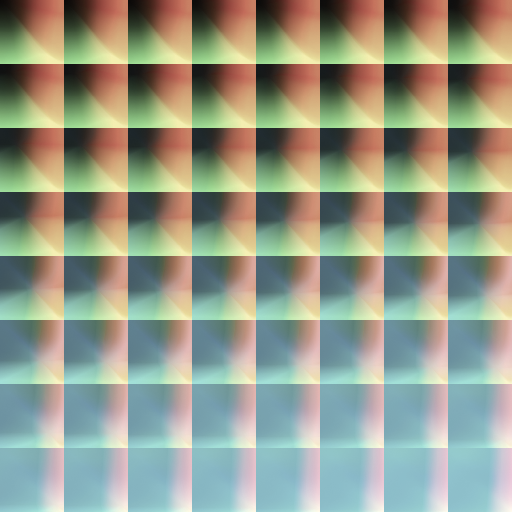
#> input picture lut/lookup_my.png, 512 x 512 px
$ python vhs.py   (Python 2 division)
#> lines starting #> are read from the running program, lines starting #| are printed output that depends on the picture
### mylut.py
from cv2 import cv2
import numpy as np
import time

class MYLUT:
    '''
    originlut.shape
    (512, 512, 3) [0, 63]
    '''
    def __init__(self, lutpath='lut/lookup_my.png'):
#> called with lutpath = 'lut/lookup_my.png'
        lut = cv2.imread(lutpath)
#> lut is the input picture: shape (512, 512, 3); mean B, G, R 136.3, 153.8, 148.7
        cube64rows = 8
        cube64size = 64
        # cube256rows = 16
        cube256size = 256
        cubescale = cube256size / cube64size
        reshapelut = np.zeros((cube256size, cube256size, cube256size, 3))
        # largerlut = np.zeros((cube256rows * cube256size, cube256rows * cube256size, 3), dtype=np.uint8)
        for i in range(cube64size):
            cx = (i % cube64rows) * cube64size
            cy = (i / cube64rows) * cube64size
            cube64 = lut[cy:cy + cube64size, cx:cx + cube64size]
            _rows, _cols, _ = cube64.shape
            if _rows == 0 or _cols == 0:
                continue
            cube256 = cv2.resize(cube64, (cube256size, cube256size))
            i = i * cubescale
            for k in range(cubescale):
                reshapelut[i + k] = cube256
#> this loop made 64 passes
#> pass 1, in __init__, `cube64 = lut[cy:cy + cube64size, cx:cx + cube64size]`:
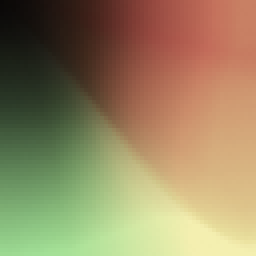
#> cube64: shape (64, 64, 3) (shown 4 times larger); mean B, G, R 95.6, 133, 149.2
#> after the loop:
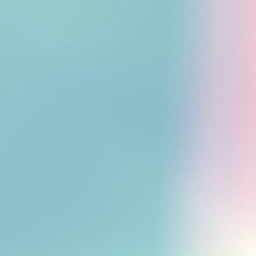
#> cube64: shape (64, 64, 3) (shown 4 times larger); mean B, G, R 207.9, 198.4, 164.1
                # create a lager lut image
                # index = i + k
                # index_y = (index / cube256rows) * cube256size
                # index_x = (index % cube256rows) * cube256size
                # largerlut[index_y: index_y+cube256size, index_x: index_x + cube256size] = cube256
        self.lut = reshapelut
        # cv2.imshow('largetlut', cv2.resize(largerlut, (512, 512)))
        # cv2.waitKey(0)

    # [7 lines left out: function imageInLut, not called in this run]

        # [5 lines of commented-out code are left out]

# [12 lines that do not run on import are left out]

### vhs.py
# pyyy

from cv2 import cv2
import numpy as np
import os
import time
import argparse
from tqdm import tqdm

import mylut

# lut
lut = mylut.MYLUT(lutpath='lut/lookup_my.png')
# sharpen
sharpkernel = np.array([[0, -1, 0], [-1, 5, -1], [0, -1, 0]])

# [38 lines left out: functions purpleEdge, MyStyle, not called in this run]

def HandleImage(src):
    res = MyStyle(src)
    return res

def doWithVideo(src, output = 'out.mp4', encodewith264 = True, framepersecond = 30, interlaced = True, perferheight = 720):
    cap = cv2.VideoCapture(src)
    width = cap.get(cv2.CAP_PROP_FRAME_WIDTH)
    height = cap.get(cv2.CAP_PROP_FRAME_HEIGHT)
    fps = cap.get(cv2.CAP_PROP_FPS)
    framecount = int(cap.get(cv2.CAP_PROP_FRAME_COUNT))
    print('total frame: {}'.format(framecount))

    if not os.path.exists(src):
        print('source does not exist')
        return False

    videoheight = int(perferheight)
    videowidth = int(float(videoheight) / float(height) * float(width))
    if videoheight > videowidth:
        videowidth = videoheight
        videoheight = int(float(videowidth) / float(width) * float(height))
    videosize = (videowidth, videoheight)
    storesize = [videowidth, videoheight]
    rate = float(width) / float(height)
    shouldCropCols = 0
    shouldCropRows = 0
    if rate > (4.0 / 3.0):
        storesize[0] = int(float(videoheight) / 3.0 * 4.0)
        shouldCropCols = int((videowidth - storesize[0]) / 2)
    elif rate < (3.0 / 4.0):
        storesize[1] = int(float(videowidth) / 4.0 * 3.0)
        shouldCropRows = int((videoheight - storesize[1]) / 2)
    storesize = (storesize[0], storesize[1])

    cachePrefixName = time.strftime('%Y%m%d_%H%M%S')
    cacheVideoName = "{}.cachevideo.mp4".format(cachePrefixName)

    cc = cv2.VideoWriter_fourcc(*'mp4v')
    out = cv2.VideoWriter(cacheVideoName, cc, fps, storesize)
    if out.isOpened() == False:
        print('fail to open video writer')
        return False

    # currentframeindex = 0
    lastframe = np.array([])

    for _ in tqdm(range(framecount)):
        ret, frame = cap.read()
        if ret == False:
            break
        frame = cv2.resize(frame, videosize)
        # crop frame into storesize
        if shouldCropCols > 0:
            frame = frame[:, shouldCropCols: shouldCropCols + storesize[0]]
        if shouldCropRows > 0:
            frame = frame[shouldCropRows: shouldCropRows + storesize[1]]
        frame = HandleImage(frame)
        # cv2.imshow('frame', frame)
        # cv2.waitKey(1)
        if interlaced:
            if lastframe.any():
                copyframe = frame.copy()
                copyframe[::2] = lastframe[::2]
                out.write(copyframe)
            else:
                copyframe = frame.copy()
                copyframe[::2] = copyframe[1::2]
                out.write(copyframe)
            lastframe = frame
        else:
            out.write(frame)
        # print('progress:{}/{}'.format(currentframeindex, framecount))
        # currentframeindex += 1
    cap.release()
    out.release()
    print('finish progress')

    print('remix audio and video')

    # ffmpeg -i INPUT_Video -i INPUT_Audio -map 0:v -map 1:a -c:v copy -c:a copy output.mp4
    ffmpegcommand = "ffmpeg -i {} -i {} -map 0:v -map 1:a -c:v {} -c:a copy {} {}".format(cacheVideoName, src, 'libx264' if encodewith264 else 'copy', '-r {}'.format(framepersecond) if (framepersecond > 0 and encodewith264) else '', output)
    print('command: {}'.format(ffmpegcommand))
    os.system(ffmpegcommand)
    print("cleaning cache")
    os.system("rm -rf {}".format(cacheVideoName))

    print("finish remix")
    print("done")


# [8 lines left out: function doWithImage, not called in this run]

if __name__ == "__main__":
    # doWithImage('test.jpg')
    # pass

    parser = argparse.ArgumentParser()
    parser.add_argument("-i", "--input", type = str, default = '/Users/zjj/Downloads/IMG_0360.MOV')
    parser.add_argument("-o", "--output", type = str, default = '/Users/zjj/Downloads/test.out2.mov')
    parser.add_argument("-height", "--perferheight", type = int, default = 720)
    parser.add_argument("-fps", "--framepersecond", type = int, default = 30)
    parser.add_argument("-x264", "--encode264", type = int, default = 1)
    parser.add_argument("-interlaced", "--interlaced", type = int, default = 0)
    args = vars(parser.parse_args())

    print(args)

    doWithVideo(args["input"], output = args["output"], encodewith264 = args["encode264"], perferheight = args["perferheight"], framepersecond = args["framepersecond"], interlaced = args["interlaced"])
